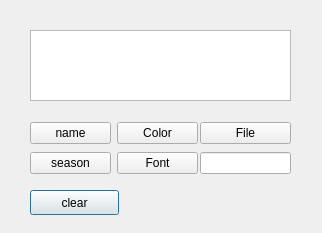
<?xml version="1.0" encoding="UTF-8"?>
<ui version="4.0">
 <class>Dialog</class>
 <widget class="QDialog" name="Dialog">
  <property name="geometry">
   <rect>
    <x>0</x>
    <y>0</y>
    <width>322</width>
    <height>233</height>
   </rect>
  </property>
  <property name="windowTitle">
   <string>Dialog</string>
  </property>
  <widget class="QTextEdit" name="textEdit">
   <property name="geometry">
    <rect>
     <x>30</x>
     <y>30</y>
     <width>261</width>
     <height>71</height>
    </rect>
   </property>
   <property name="readOnly">
    <bool>true</bool>
   </property>
  </widget>
  <widget class="QPushButton" name="btnclear">
   <property name="geometry">
    <rect>
     <x>30</x>
     <y>190</y>
     <width>89</width>
     <height>25</height>
    </rect>
   </property>
   <property name="text">
    <string>clear</string>
   </property>
  </widget>
  <widget class="QWidget" name="">
   <property name="geometry">
    <rect>
     <x>30</x>
     <y>120</y>
     <width>168</width>
     <height>58</height>
    </rect>
   </property>
   <layout class="QGridLayout" name="gridLayout">
    <item row="0" column="0">
     <widget class="QPushButton" name="btnName">
      <property name="text">
       <string>name</string>
      </property>
     </widget>
    </item>
    <item row="0" column="1">
     <widget class="QPushButton" name="btnColor">
      <property name="text">
       <string>Color</string>
      </property>
     </widget>
    </item>
    <item row="1" column="0">
     <widget class="QPushButton" name="btnSeason">
      <property name="text">
       <string>season</string>
      </property>
     </widget>
    </item>
    <item row="1" column="1">
     <widget class="QPushButton" name="btnFont">
      <property name="text">
       <string>Font</string>
      </property>
     </widget>
    </item>
   </layout>
  </widget>
  <widget class="QWidget" name="">
   <property name="geometry">
    <rect>
     <x>200</x>
     <y>120</y>
     <width>91</width>
     <height>58</height>
    </rect>
   </property>
   <layout class="QGridLayout" name="gridLayout_2">
    <item row="0" column="0">
     <widget class="QPushButton" name="btnFile">
      <property name="text">
       <string>File</string>
      </property>
     </widget>
    </item>
    <item row="1" column="0">
     <widget class="QLineEdit" name="lineEdit"/>
    </item>
   </layout>
  </widget>
 </widget>
 <resources/>
 <connections/>
</ui>
